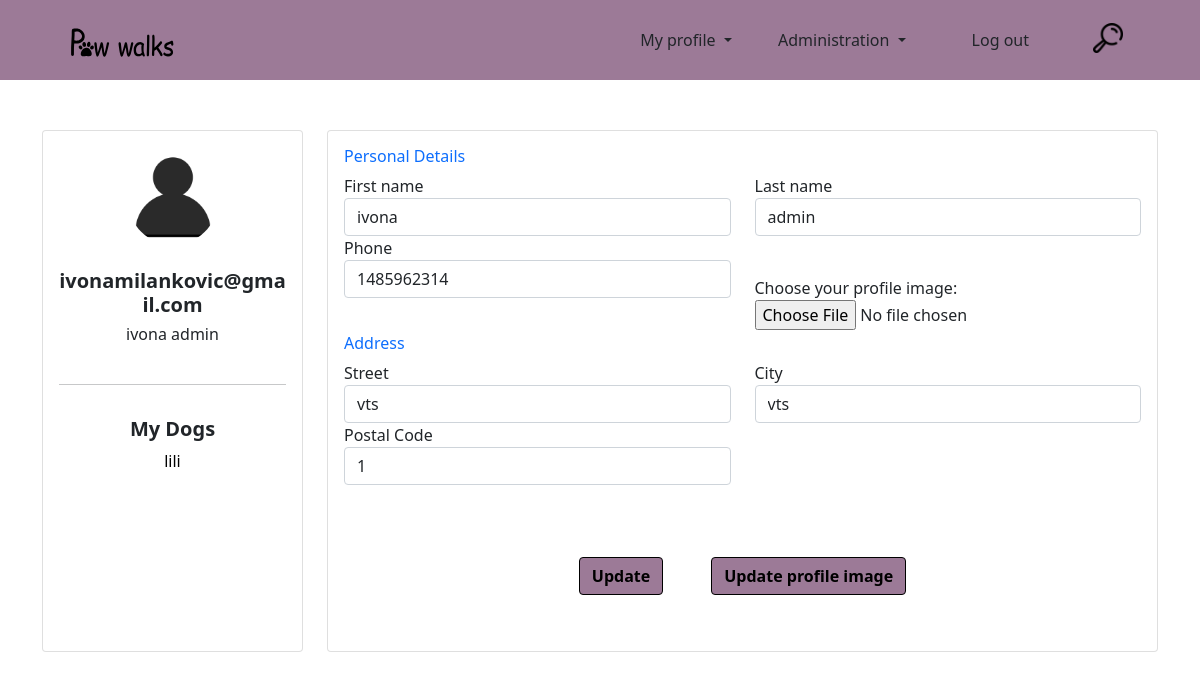
Before: /customer_dashboard/editCustomerProfile.php (signed in) with the older database file.
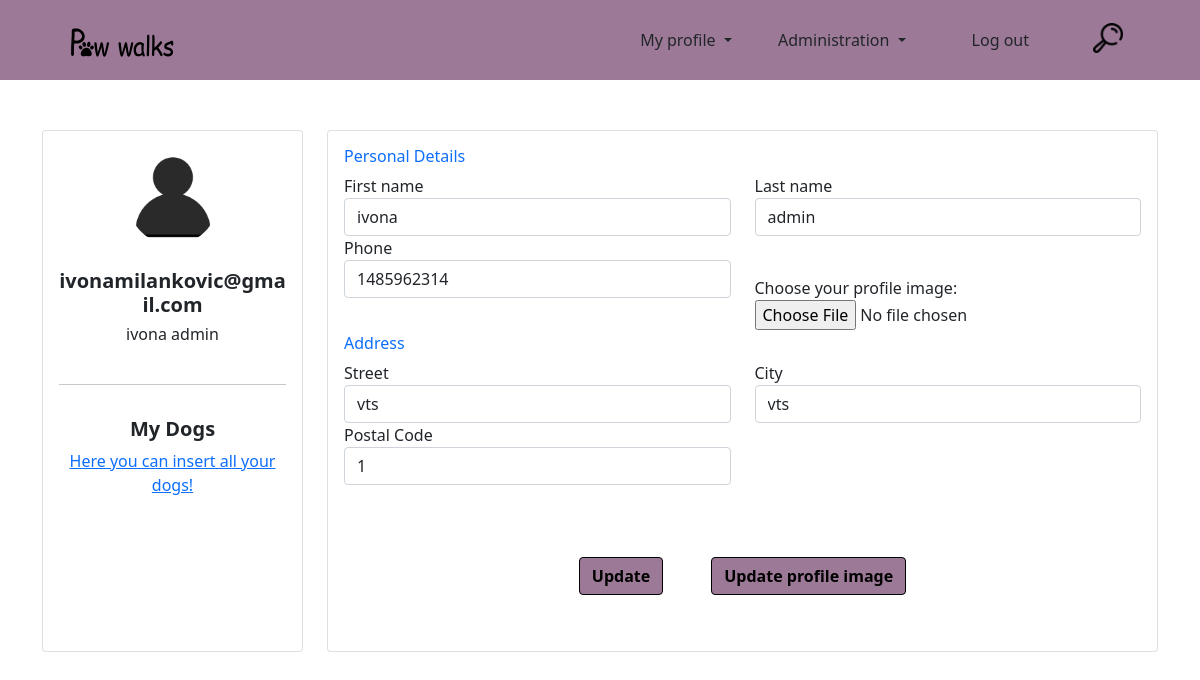
After: the same page with the newer database file.
### tables this page shows
CREATE TABLE `dog` (
  `id` int(10) UNSIGNED NOT NULL,
  `dog_name` varchar(40) NOT NULL,
  `gender` enum('m','f') NOT NULL,
  `age` tinyint(4) NOT NULL,
  `notes` text DEFAULT NULL,
  `breed_id` int(10) UNSIGNED NOT NULL,
  `owner_id` int(10) UNSIGNED NOT NULL
);

### customer_dashboard/editCustomerProfile.php (the view, shortened to what the changed rows need)
<!DOCTYPE html>
<html lang="en">
<head>
    <link rel="stylesheet" type="text/css" href="../css/editProfileStyle.css">
    <link rel="stylesheet" href="../css/homeStyle.css">
    <link rel="stylesheet" href="../css/scrollbar.css">
    <link href="https://cdn.jsdelivr.net/npm/bootstrap@5.1.3/dist/css/bootstrap.min.css" rel="stylesheet">
</head>
<body>
<?php
    $sqlDogNames = "SELECT dog_name, owner_id FROM dog
                            WHERE owner_id = ".$_SESSION['id'];
try{
        $conn = new PDO("mysql:host=" . HOST . ";dbname=" . DB, USER, PASS);
        $stmtDogName=$conn->prepare($sqlDogNames);
        $stmtDogName->execute();
        $dogNameData = $stmtDogName->fetchAll(PDO::FETCH_ASSOC);
    }
    catch (Exception $ex){
        echo($ex -> getMessage());
    }
?>
    <div class="container d-flex align-self-center" style="padding: 50px 0 !important;">
        <div class="row mx-auto gutters">
            <div class="col-xl-3 col-lg-3 col-md-12 col-sm-12 col-12">
                <div class="card h-100">
                    <div class="card-body" style="padding: 1rem 1rem !important;">
                        <div class="account-settings">
                            <div class="all-my-dogs">
                                <h5><b>My Dogs</b></h5>
                                <?php
                                if(!empty($dogNameData)){
                                    foreach ($dogNameData as $dogData) {
                                ?>
                                    <a href="./dogAccount.php" style="text-decoration: none; color: black;"><?php echo $dogData['dog_name'] ?></a> <br>
                                <?php
                                    }
                                }else{
                                    ?>
                                    <a href="./createDog.php">Here you can insert all your dogs!</a><br>
                                    <?php
                                }
                                ?>
                            </div>
                        </div>
                    </div>
                </div>
            </div>
        </div>
    </div>
</body>
</html>

Changed rows visible on the page:
removed dog: dog_name "lili"
Other visible differences:
text now shown: "Here you can insert all your dogs!"
